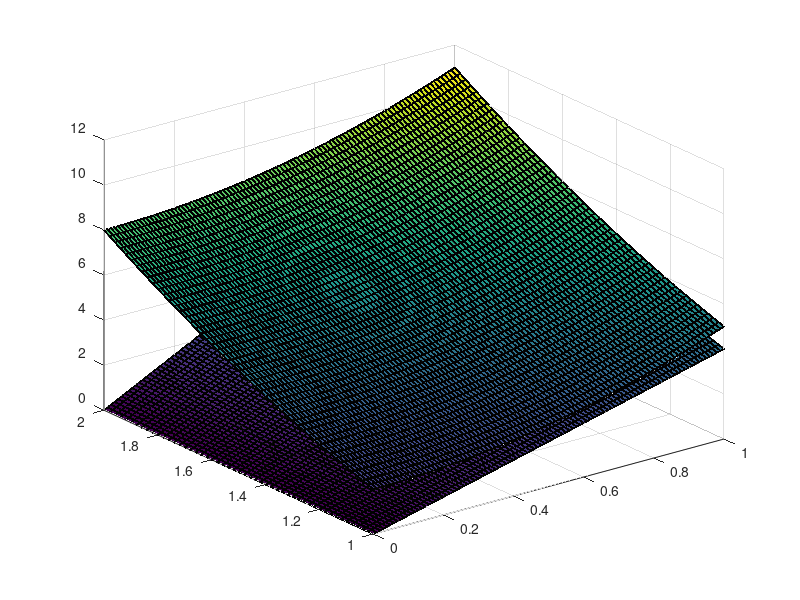

The MATLAB script that drew this image:
fxy = @(x,y)x.^3 + 2.*x.*y.^2 +1;
hx = 0.01;
hy = 0.02;
[x,y] = meshgrid(0:.01:1,1:.02:2);
Nx = (1-0)/hx;
Ny = (2-1)/hy;

for i = 1:Nx
    dx = (feval(fxy,x+hx,y) - feval(fxy,x-hx,y))/(2*hx);
    surf(x,y,dx);hold on;
end

for i = 1:Ny
    dy = (feval(fxy,x,y+hy) - feval(fxy,x,y-hy))/(2*hy);
    surf(x,y,dy);hold on;
end